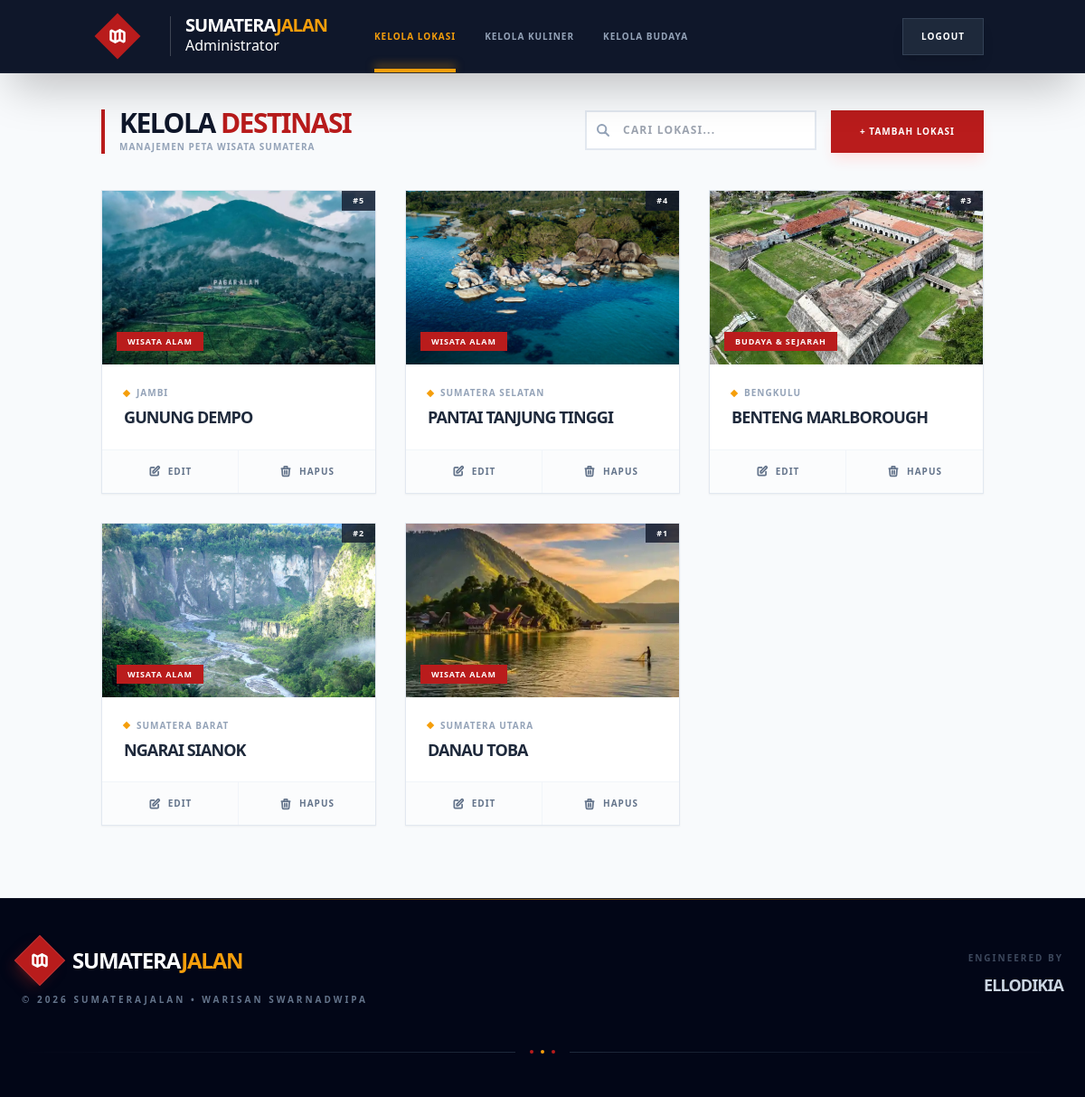
Page /admin/lokasi_kelola.php on the committed database.
### tables this page shows
CREATE TABLE `lokasi` (
  `id` int(11) NOT NULL,
  `provinsi_id` int(11) DEFAULT NULL,
  `kategori_id` int(11) DEFAULT NULL,
  `nama_tempat` varchar(100) NOT NULL,
  `slug` varchar(120) NOT NULL,
  `deskripsi` text DEFAULT NULL,
  `foto_utama` varchar(255) DEFAULT NULL,
  `link_maps` text DEFAULT NULL,
  `alamat` text DEFAULT NULL,
  `harga_tiket` varchar(50) DEFAULT 'Gratis',
  `jam_operasional` varchar(100) DEFAULT NULL,
  `google_maps_url` text DEFAULT NULL,
  `latitude` decimal(10,8) DEFAULT NULL,
  `longitude` decimal(11,8) DEFAULT NULL,
  `is_featured` tinyint(1) DEFAULT 0,
  `created_at` timestamp NOT NULL DEFAULT current_timestamp()
);

CREATE TABLE `kategori` (
  `id` int(11) NOT NULL,
  `nama_kategori` varchar(50) NOT NULL,
  `slug` varchar(50) NOT NULL,
  `ikon` varchar(50) DEFAULT NULL
);

CREATE TABLE `provinsi` (
  `id` int(11) NOT NULL,
  `nama_provinsi` varchar(50) NOT NULL,
  `slug` varchar(50) NOT NULL,
  `ibu_kota` varchar(50) DEFAULT NULL,
  `foto_provinsi` varchar(255) DEFAULT NULL
);

### admin/lokasi_kelola.php (the view, shortened to what this page needs)
<?php
require_once '../config/database.php';
$search = isset($_GET['q']) ? $_GET['q'] : '';
$query_str = "SELECT lokasi.id, lokasi.nama_tempat, lokasi.foto_utama, lokasi.slug, provinsi.nama_provinsi, kategori.nama_kategori
              FROM lokasi
              JOIN provinsi ON lokasi.provinsi_id = provinsi.id
              JOIN kategori ON lokasi.kategori_id = kategori.id";
$query_str .= " ORDER BY lokasi.id DESC";
$stmt = $pdo->prepare($query_str);
if ($search) {
    $stmt->execute(['search' => "%$search%"]);
} else {
    $stmt->execute();
}
$lokasi = $stmt->fetchAll();
?>
<!DOCTYPE html>
<html lang="id">
<head>
    <script src="https://cdn.tailwindcss.com"></script>
</head>
<body class="bg-slate-50">
    <?php include '../includes/admin_nav.php'; ?>
    <div class="container mx-auto px-4 md:px-6">
        <div class="flex flex-col md:flex-row justify-between items-start md:items-center gap-6 mb-10 mt-8">
            <div class="border-l-4 border-red-700 pl-4">
                <h1 class="text-3xl font-black uppercase tracking-tighter text-slate-900 leading-none">
                    Kelola <span class="text-red-700">Destinasi</span>
                </h1>
                <p class="text-[10px] font-bold text-slate-400 uppercase tracking-widest mt-1">Manajemen Peta Wisata Sumatera</p>
            </div>
            <div class="flex flex-col md:flex-row gap-4 w-full md:w-auto">
                <form action="" method="GET" class="relative group">
                    <input type="text" name="q" value="<?= htmlspecialchars($search) ?>"
                           placeholder="Cari lokasi..."
                           class="w-full md:w-64 pl-10 pr-4 py-3 bg-white border-2 border-slate-200 outline-none focus:border-red-700 transition font-bold text-xs uppercase tracking-widest">
                    <svg class="w-4 h-4 absolute left-3 top-3.5 text-slate-400 group-focus-within:text-red-700" fill="none" stroke="currentColor" viewBox="0 0 24 24">
                        <path stroke-linecap="round" stroke-linejoin="round" stroke-width="3" d="M21 21l-6-6m2-5a7 7 0 11-14 0 7 7 0 0114 0z"></path>
                    </svg>
                </form>
                <a href="lokasi_tambah.php" class="bg-red-700 text-white px-8 py-4 font-black uppercase tracking-widest text-[10px] text-center hover:bg-slate-900 transition shadow-lg shadow-red-100">
                    + Tambah Lokasi
                </a>
            </div>
        </div>
        <?php if (empty($lokasi)): ?>
            <div class="bg-white p-20 text-center border-2 border-dashed border-slate-200">
                <div class="flex flex-col items-center">
                    <svg class="w-16 h-16 text-slate-200 mb-4" fill="none" stroke="currentColor" viewBox="0 0 24 24">
                        <path stroke-linecap="round" stroke-linejoin="round" stroke-width="2" d="M9 20l-5.447-2.724A1 1 0 013 16.382V5.618a1 1 0 011.447-.894L9 7m0 13l6-3m-6 3V7m6 10l4.553 2.276A1 1 0 0021 18.382V7.618a1 1 0 00-.553-.894L15 4m0 13V4m0 0L9 7"></path>
                    </svg>
                    <p class="text-slate-400 italic font-black uppercase tracking-widest text-xs">Jejak lokasi tidak ditemukan.</p>
                </div>
            </div>
        <?php else: ?>
            <div class="grid grid-cols-1 sm:grid-cols-2 lg:grid-cols-3 xl:grid-cols-4 gap-8">
                <?php foreach($lokasi as $row): ?>
                <div class="group bg-white border border-slate-200 hover:border-red-700 transition-all duration-300 flex flex-col shadow-sm hover:shadow-2xl">
                    <div class="relative h-48 overflow-hidden bg-slate-100">
                        <img src="../assets/uploads/<?= $row['foto_utama'] ?>"
                             class="w-full h-full object-cover group-hover:scale-110 transition duration-700"
                             alt="<?= htmlspecialchars($row['nama_tempat']) ?>">
                        <div class="absolute top-0 right-0 bg-slate-900/80 backdrop-blur-md text-white px-3 py-1 text-[9px] font-black tracking-widest">
                            #<?= $row['id'] ?>
                        </div>
                        <div class="absolute bottom-4 left-4">
                            <span class="bg-red-700 text-white px-3 py-1 text-[9px] font-black uppercase tracking-widest shadow-lg">
                                <?= htmlspecialchars($row['nama_kategori']) ?>
                            </span>
                        </div>
                    </div>
                    <div class="p-6 flex-grow">
                        <div class="flex items-center gap-2 mb-2">
                            <div class="w-1.5 h-1.5 bg-amber-500 rotate-45"></div>
                            <span class="text-[10px] font-black text-slate-400 uppercase tracking-widest">
                                <?= htmlspecialchars($row['nama_provinsi']) ?>
                            </span>
                        </div>
                        <h3 class="text-lg font-black text-slate-800 uppercase tracking-tighter leading-tight group-hover:text-red-700 transition">
                            <?= htmlspecialchars($row['nama_tempat']) ?>
                        </h3>
                    </div>
                    <div class="grid grid-cols-2 border-t border-slate-100 bg-slate-50/50">
                        <a href="lokasi_edit.php?id=<?= $row['id'] ?>"
                           class="py-4 text-center text-[10px] font-black uppercase tracking-widest text-slate-500 hover:bg-amber-500 hover:text-white transition-colors flex items-center justify-center gap-2 border-r border-slate-100">
                            <svg xmlns="http://www.w3.org/2000/svg" class="h-3.5 w-3.5" fill="none" viewBox="0 0 24 24" stroke="currentColor">
                                <path stroke-linecap="round" stroke-linejoin="round" stroke-width="3" d="M11 5H6a2 2 0 00-2 2v11a2 2 0 002 2h11a2 2 0 002-2v-5m-1.414-9.414a2 2 0 112.828 2.828L11.828 15H9v-2.828l8.586-8.586z" />
                            </svg>
                            Edit
                        </a>
                        <a href="lokasi_proses_hapus.php?id=<?= $row['id'] ?>"
                           onclick="return confirm('Hapus permanen destinasi ini?')"
                           class="py-4 text-center text-[10px] font-black uppercase tracking-widest text-slate-500 hover:bg-red-700 hover:text-white transition-colors flex items-center justify-center gap-2">
                            Hapus
                        </a>
                    </div>
                </div>
                <?php endforeach; ?>
            </div>
        <?php endif; ?>
    </div>
    <?php include '../includes/footer.php'; ?>
</body>
</html>

### rows in the picture
lokasi: foto_utama (picture), id "5", kategori.nama_kategori "WISATA ALAM", provinsi.nama_provinsi "JAMBI", nama_tempat "GUNUNG DEMPO"
lokasi: foto_utama (picture), id "4", kategori.nama_kategori "WISATA ALAM", provinsi.nama_provinsi "SUMATERA SELATAN", nama_tempat "PANTAI TANJUNG TINGGI"
lokasi: foto_utama (picture), id "3", kategori.nama_kategori "BUDAYA & SEJARAH", provinsi.nama_provinsi "BENGKULU", nama_tempat "BENTENG MARLBOROUGH"
lokasi: foto_utama (picture), id "2", kategori.nama_kategori "WISATA ALAM", provinsi.nama_provinsi "SUMATERA BARAT", nama_tempat "NGARAI SIANOK"
lokasi: foto_utama (picture), id "1", kategori.nama_kategori "WISATA ALAM", provinsi.nama_provinsi "SUMATERA UTARA", nama_tempat "DANAU TOBA"

### other values in the picture
$item[2] "KELOLA LOKASI"
$item[2] "KELOLA KULINER"
$item[2] "KELOLA BUDAYA"
